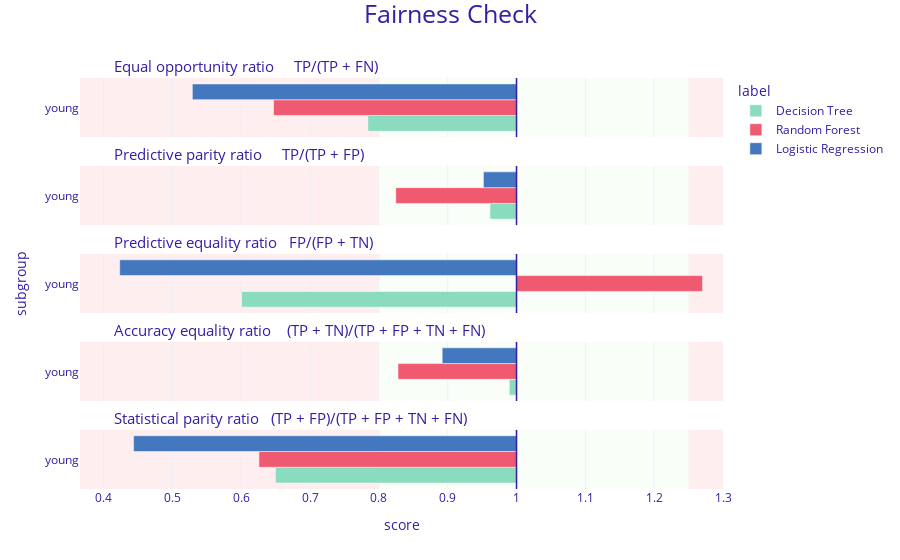

Notebook code cell kept with this figure:
### Markdown cell above
### Visualize the result

### Code cell
mf_tree.plot(objects=[mf_forest, mf_logreg])

### Figure 1 — Plotly figure (JSON) as saved in the notebook; plotly's stock layout.template omitted (floating-point values rounded to 4 significant figures)
{"data": [{"alignmentgroup": "True", "customdata": [["young", 0.784, "Decision Tree"]], "hovertemplate": "<b>%{customdata[2]}</b><br>Subgroup: %{customdata[0]}<br>Score: %{customdata[1]}<br><extra></extra>", "legendgroup": "Decision Tree", "marker": {"color": "#8bdcbe", "pattern": {"shape": ""}}, "name": "Decision Tree", "offsetgroup": "Decision Tree", "orientation": "h", "showlegend": true, "textposition": "auto", "type": "bar", "x": [-0.216], "xaxis": "x5", "y": [0.5], "yaxis": "y5"}, {"alignmentgroup": "True", "customdata": [["young", 0.961, "Decision Tree"]], "hovertemplate": "<b>%{customdata[2]}</b><br>Subgroup: %{customdata[0]}<br>Score: %{customdata[1]}<br><extra></extra>", "legendgroup": "Decision Tree", "marker": {"color": "#8bdcbe", "pattern": {"shape": ""}}, "name": "Decision Tree", "offsetgroup": "Decision Tree", "orientation": "h", "showlegend": false, "textposition": "auto", "type": "bar", "x": [-0.03857], "xaxis": "x4", "y": [0.5], "yaxis": "y4"}, {"alignmentgroup": "True", "customdata": [["young", 0.601, "Decision Tree"]], "hovertemplate": "<b>%{customdata[2]}</b><br>Subgroup: %{customdata[0]}<br>Score: %{customdata[1]}<br><extra></extra>", "legendgroup": "Decision Tree", "marker": {"color": "#8bdcbe", "pattern": {"shape": ""}}, "name": "Decision Tree", "offsetgroup": "Decision Tree", "orientation": "h", "showlegend": false, "textposition": "auto", "type": "bar", "x": [-0.3994], "xaxis": "x3", "y": [0.5], "yaxis": "y3"}, {"alignmentgroup": "True", "customdata": [["young", 0.99, "Decision Tree"]], "hovertemplate": "<b>%{customdata[2]}</b><br>Subgroup: %{customdata[0]}<br>Score: %{customdata[1]}<br><extra></extra>", "legendgroup": "Decision Tree", "marker": {"color": "#8bdcbe", "pattern": {"shape": ""}}, "name": "Decision Tree", "offsetgroup": "Decision Tree", "orientation": "h", "showlegend": false, "textposition": "auto", "type": "bar", "x": [-0.01046], "xaxis": "x2", "y": [0.5], "yaxis": "y2"}, {"alignmentgroup": "True", "customdata": [["young", 0.65, "Decision Tree"]], "hovertemplate": "<b>%{customdata[2]}</b><br>Subgroup: %{customdata[0]}<br>Score: %{customdata[1]}<br><extra></extra>", "legendgroup": "Decision Tree", "marker": {"color": "#8bdcbe", "pattern": {"shape": ""}}, "name": "Decision Tree", "offsetgroup": "Decision Tree", "orientation": "h", "showlegend": false, "textposition": "auto", "type": "bar", "x": [-0.3503], "xaxis": "x", "y": [0.5], "yaxis": "y"}, {"alignmentgroup": "True", "customdata": [["young", 0.647, "Random Forest"]], "hovertemplate": "<b>%{customdata[2]}</b><br>Subgroup: %{customdata[0]}<br>Score: %{customdata[1]}<br><extra></extra>", "legendgroup": "Random Forest", "marker": {"color": "#f05a71", "pattern": {"shape": ""}}, "name": "Random Forest", "offsetgroup": "Random Forest", "orientation": "h", "showlegend": true, "textposition": "auto", "type": "bar", "x": [-0.353], "xaxis": "x5", "y": [0.5], "yaxis": "y5"}, {"alignmentgroup": "True", "customdata": [["young", 0.825, "Random Forest"]], "hovertemplate": "<b>%{customdata[2]}</b><br>Subgroup: %{customdata[0]}<br>Score: %{customdata[1]}<br><extra></extra>", "legendgroup": "Random Forest", "marker": {"color": "#f05a71", "pattern": {"shape": ""}}, "name": "Random Forest", "offsetgroup": "Random Forest", "orientation": "h", "showlegend": false, "textposition": "auto", "type": "bar", "x": [-0.1755], "xaxis": "x4", "y": [0.5], "yaxis": "y4"}, {"alignmentgroup": "True", "customdata": [["young", 1.27, "Random Forest"]], "hovertemplate": "<b>%{customdata[2]}</b><br>Subgroup: %{customdata[0]}<br>Score: %{customdata[1]}<br><extra></extra>", "legendgroup": "Random Forest", "marker": {"color": "#f05a71", "pattern": {"shape": ""}}, "name": "Random Forest", "offsetgroup": "Random Forest", "orientation": "h", "showlegend": false, "textposition": "auto", "type": "bar", "x": [0.2703], "xaxis": "x3", "y": [0.5], "yaxis": "y3"}, {"alignmentgroup": "True", "customdata": [["young", 0.828, "Random Forest"]], "hovertemplate": "<b>%{customdata[2]}</b><br>Subgroup: %{customdata[0]}<br>Score: %{customdata[1]}<br><extra></extra>", "legendgroup": "Random Forest", "marker": {"color": "#f05a71", "pattern": {"shape": ""}}, "name": "Random Forest", "offsetgroup": "Random Forest", "orientation": "h", "showlegend": false, "textposition": "auto", "type": "bar", "x": [-0.1722], "xaxis": "x2", "y": [0.5], "yaxis": "y2"}, {"alignmentgroup": "True", "customdata": [["young", 0.626, "Random Forest"]], "hovertemplate": "<b>%{customdata[2]}</b><br>Subgroup: %{customdata[0]}<br>Score: %{customdata[1]}<br><extra></extra>", "legendgroup": "Random Forest", "marker": {"color": "#f05a71", "pattern": {"shape": ""}}, "name": "Random Forest", "offsetgroup": "Random Forest", "orientation": "h", "showlegend": false, "textposition": "auto", "type": "bar", "x": [-0.3743], "xaxis": "x", "y": [0.5], "yaxis": "y"}, {"alignmentgroup": "True", "customdata": [["young", 0.529, "Logistic Regression"]], "hovertemplate": "<b>%{customdata[2]}</b><br>Subgroup: %{customdata[0]}<br>Score: %{customdata[1]}<br><extra></extra>", "legendgroup": "Logistic Regression", "marker": {"color": "#4378bf", "pattern": {"shape": ""}}, "name": "Logistic Regression", "offsetgroup": "Logistic Regression", "orientation": "h", "showlegend": true, "textposition": "auto", "type": "bar", "x": [-0.471], "xaxis": "x5", "y": [0.5], "yaxis": "y5"}, {"alignmentgroup": "True", "customdata": [["young", 0.952, "Logistic Regression"]], "hovertemplate": "<b>%{customdata[2]}</b><br>Subgroup: %{customdata[0]}<br>Score: %{customdata[1]}<br><extra></extra>", "legendgroup": "Logistic Regression", "marker": {"color": "#4378bf", "pattern": {"shape": ""}}, "name": "Logistic Regression", "offsetgroup": "Logistic Regression", "orientation": "h", "showlegend": false, "textposition": "auto", "type": "bar", "x": [-0.04814], "xaxis": "x4", "y": [0.5], "yaxis": "y4"}, {"alignmentgroup": "True", "customdata": [["young", 0.423, "Logistic Regression"]], "hovertemplate": "<b>%{customdata[2]}</b><br>Subgroup: %{customdata[0]}<br>Score: %{customdata[1]}<br><extra></extra>", "legendgroup": "Logistic Regression", "marker": {"color": "#4378bf", "pattern": {"shape": ""}}, "name": "Logistic Regression", "offsetgroup": "Logistic Regression", "orientation": "h", "showlegend": false, "textposition": "auto", "type": "bar", "x": [-0.5766], "xaxis": "x3", "y": [0.5], "yaxis": "y3"}, {"alignmentgroup": "True", "customdata": [["young", 0.892, "Logistic Regression"]], "hovertemplate": "<b>%{customdata[2]}</b><br>Subgroup: %{customdata[0]}<br>Score: %{customdata[1]}<br><extra></extra>", "legendgroup": "Logistic Regression", "marker": {"color": "#4378bf", "pattern": {"shape": ""}}, "name": "Logistic Regression", "offsetgroup": "Logistic Regression", "orientation": "h", "showlegend": false, "textposition": "auto", "type": "bar", "x": [-0.108], "xaxis": "x2", "y": [0.5], "yaxis": "y2"}, {"alignmentgroup": "True", "customdata": [["young", 0.444, "Logistic Regression"]], "hovertemplate": "<b>%{customdata[2]}</b><br>Subgroup: %{customdata[0]}<br>Score: %{customdata[1]}<br><extra></extra>", "legendgroup": "Logistic Regression", "marker": {"color": "#4378bf", "pattern": {"shape": ""}}, "name": "Logistic Regression", "offsetgroup": "Logistic Regression", "orientation": "h", "showlegend": false, "textposition": "auto", "type": "bar", "x": [-0.5564], "xaxis": "x", "y": [0.5], "yaxis": "y"}], "layout": {"annotations": [{"font": {"size": 15}, "showarrow": false, "text": "Statistical parity ratio   (TP + FP)/(TP + FP + TN + FN)", "x": 0.05, "xanchor": "left", "xref": "paper", "y": 0.144, "yanchor": "bottom", "yref": "paper"}, {"font": {"size": 15}, "showarrow": false, "text": "Accuracy equality ratio    (TP + TN)/(TP + FP + TN + FN)", "x": 0.05, "xanchor": "left", "xref": "paper", "y": 0.358, "yanchor": "bottom", "yref": "paper"}, {"font": {"size": 15}, "showarrow": false, "text": "Predictive equality ratio   FP/(FP + TN)", "x": 0.05, "xanchor": "left", "xref": "paper", "y": 0.572, "yanchor": "bottom", "yref": "paper"}, {"font": {"size": 15}, "showarrow": false, "text": "Predictive parity ratio     TP/(TP + FP)", "x": 0.05, "xanchor": "left", "xref": "paper", "y": 0.786, "yanchor": "bottom", "yref": "paper"}, {"font": {"size": 15}, "showarrow": false, "text": "Equal opportunity ratio     TP/(TP + FN)", "x": 0.05, "xanchor": "left", "xref": "paper", "y": 1, "yanchor": "bottom", "yref": "paper"}], "barmode": "group", "font": {"color": "#371ea3"}, "legend": {"title": {"text": "label"}, "tracegroupgap": 0}, "margin": {"b": 71, "r": 30, "t": 78}, "shapes": [{"fillcolor": "#f05a71", "layer": "below", "line": {"width": 0}, "opacity": 0.1, "type": "rect", "x0": 0.25, "x1": 0.3, "xref": "x", "y0": 0, "y1": 1, "yref": "y"}, {"fillcolor": "#f05a71", "layer": "below", "line": {"width": 0}, "opacity": 0.1, "type": "rect", "x0": -0.6342, "x1": -0.2, "xref": "x", "y0": 0, "y1": 1, "yref": "y"}, {"fillcolor": "#c7f5bf", "layer": "below", "line": {"width": 0}, "opacity": 0.1, "type": "rect", "x0": -0.2, "x1": 0.25, "xref": "x", "y0": 0, "y1": 1, "yref": "y"}, {"line": {"color": "#371ea3", "width": 1.5}, "type": "line", "x0": 0, "x1": 0, "xref": "x", "y0": 0, "y1": 1, "yref": "y"}, {"fillcolor": "#f05a71", "layer": "below", "line": {"width": 0}, "opacity": 0.1, "type": "rect", "x0": 0.25, "x1": 0.3, "xref": "x", "y0": 0, "y1": 1, "yref": "y2"}, {"fillcolor": "#f05a71", "layer": "below", "line": {"width": 0}, "opacity": 0.1, "type": "rect", "x0": -0.6342, "x1": -0.2, "xref": "x", "y0": 0, "y1": 1, "yref": "y2"}, {"fillcolor": "#c7f5bf", "layer": "below", "line": {"width": 0}, "opacity": 0.1, "type": "rect", "x0": -0.2, "x1": 0.25, "xref": "x", "y0": 0, "y1": 1, "yref": "y2"}, {"line": {"color": "#371ea3", "width": 1.5}, "type": "line", "x0": 0, "x1": 0, "xref": "x", "y0": 0, "y1": 1, "yref": "y2"}, {"fillcolor": "#f05a71", "layer": "below", "line": {"width": 0}, "opacity": 0.1, "type": "rect", "x0": 0.25, "x1": 0.3, "xref": "x", "y0": 0, "y1": 1, "yref": "y3"}, {"fillcolor": "#f05a71", "layer": "below", "line": {"width": 0}, "opacity": 0.1, "type": "rect", "x0": -0.6342, "x1": -0.2, "xref": "x", "y0": 0, "y1": 1, "yref": "y3"}, {"fillcolor": "#c7f5bf", "layer": "below", "line": {"width": 0}, "opacity": 0.1, "type": "rect", "x0": -0.2, "x1": 0.25, "xref": "x", "y0": 0, "y1": 1, "yref": "y3"}, {"line": {"color": "#371ea3", "width": 1.5}, "type": "line", "x0": 0, "x1": 0, "xref": "x", "y0": 0, "y1": 1, "yref": "y3"}, {"fillcolor": "#f05a71", "layer": "below", "line": {"width": 0}, "opacity": 0.1, "type": "rect", "x0": 0.25, "x1": 0.3, "xref": "x", "y0": 0, "y1": 1, "yref": "y4"}, {"fillcolor": "#f05a71", "layer": "below", "line": {"width": 0}, "opacity": 0.1, "type": "rect", "x0": -0.6342, "x1": -0.2, "xref": "x", "y0": 0, "y1": 1, "yref": "y4"}, {"fillcolor": "#c7f5bf", "layer": "below", "line": {"width": 0}, "opacity": 0.1, "type": "rect", "x0": -0.2, "x1": 0.25, "xref": "x", "y0": 0, "y1": 1, "yref": "y4"}, {"line": {"color": "#371ea3", "width": 1.5}, "type": "line", "x0": 0, "x1": 0, "xref": "x", "y0": 0, "y1": 1, "yref": "y4"}, {"fillcolor": "#f05a71", "layer": "below", "line": {"width": 0}, "opacity": 0.1, "type": "rect", "x0": 0.25, "x1": 0.3, "xref": "x", "y0": 0, "y1": 1, "yref": "y5"}, {"fillcolor": "#f05a71", "layer": "below", "line": {"width": 0}, "opacity": 0.1, "type": "rect", "x0": -0.6342, "x1": -0.2, "xref": "x", "y0": 0, "y1": 1, "yref": "y5"}, {"fillcolor": "#c7f5bf", "layer": "below", "line": {"width": 0}, "opacity": 0.1, "type": "rect", "x0": -0.2, "x1": 0.25, "xref": "x", "y0": 0, "y1": 1, "yref": "y5"}, {"line": {"color": "#371ea3", "width": 1.5}, "type": "line", "x0": 0, "x1": 0, "xref": "x", "y0": 0, "y1": 1, "yref": "y5"}], "title": {"font": {"size": 25}, "text": "Fairness Check", "x": 0.5, "y": 0.99}, "xaxis": {"anchor": "y", "domain": [0, 1], "range": [-0.6342, 0.3], "ticktext": [0.3, 0.4, 0.5, 0.6, 0.7, 0.8, 0.9, 1, 1.1, 1.2, 1.3, 1], "tickvals": [-0.7, -0.6, -0.5, -0.4, -0.3, -0.2, -0.1, 0, 0.1, 0.2, 0.3, 0], "title": {"text": "score"}}, "xaxis2": {"anchor": "y2", "domain": [0, 1], "matches": "x", "range": [-0.6342, 0.3], "showticklabels": false, "ticktext": [0.3, 0.4, 0.5, 0.6, 0.7, 0.8, 0.9, 1, 1.1, 1.2, 1.3, 1], "tickvals": [-0.7, -0.6, -0.5, -0.4, -0.3, -0.2, -0.1, 0, 0.1, 0.2, 0.3, 0]}, "xaxis3": {"anchor": "y3", "domain": [0, 1], "matches": "x", "range": [-0.6342, 0.3], "showticklabels": false, "ticktext": [0.3, 0.4, 0.5, 0.6, 0.7, 0.8, 0.9, 1, 1.1, 1.2, 1.3, 1], "tickvals": [-0.7, -0.6, -0.5, -0.4, -0.3, -0.2, -0.1, 0, 0.1, 0.2, 0.3, 0]}, "xaxis4": {"anchor": "y4", "domain": [0, 1], "matches": "x", "range": [-0.6342, 0.3], "showticklabels": false, "ticktext": [0.3, 0.4, 0.5, 0.6, 0.7, 0.8, 0.9, 1, 1.1, 1.2, 1.3, 1], "tickvals": [-0.7, -0.6, -0.5, -0.4, -0.3, -0.2, -0.1, 0, 0.1, 0.2, 0.3, 0]}, "xaxis5": {"anchor": "y5", "domain": [0, 1], "matches": "x", "range": [-0.6342, 0.3], "showticklabels": false, "ticktext": [0.3, 0.4, 0.5, 0.6, 0.7, 0.8, 0.9, 1, 1.1, 1.2, 1.3, 1], "tickvals": [-0.7, -0.6, -0.5, -0.4, -0.3, -0.2, -0.1, 0, 0.1, 0.2, 0.3, 0]}, "yaxis": {"anchor": "x", "domain": [0, 0.144], "range": [0, 1], "showgrid": false, "ticktext": ["young"], "tickvals": [0.5], "title": {"text": ""}, "zeroline": false}, "yaxis2": {"anchor": "x2", "domain": [0.214, 0.358], "matches": "y", "range": [0, 1], "showgrid": false, "ticktext": ["young"], "tickvals": [0.5], "title": {"text": ""}, "zeroline": false}, "yaxis3": {"anchor": "x3", "domain": [0.428, 0.572], "matches": "y", "range": [0, 1], "showgrid": false, "ticktext": ["young"], "tickvals": [0.5], "title": {"text": "subgroup"}, "zeroline": false}, "yaxis4": {"anchor": "x4", "domain": [0.642, 0.786], "matches": "y", "range": [0, 1], "showgrid": false, "ticktext": ["young"], "tickvals": [0.5], "title": {"text": ""}, "zeroline": false}, "yaxis5": {"anchor": "x5", "domain": [0.856, 1], "matches": "y", "range": [0, 1], "showgrid": false, "ticktext": ["young"], "tickvals": [0.5], "title": {"text": ""}, "zeroline": false}}}
